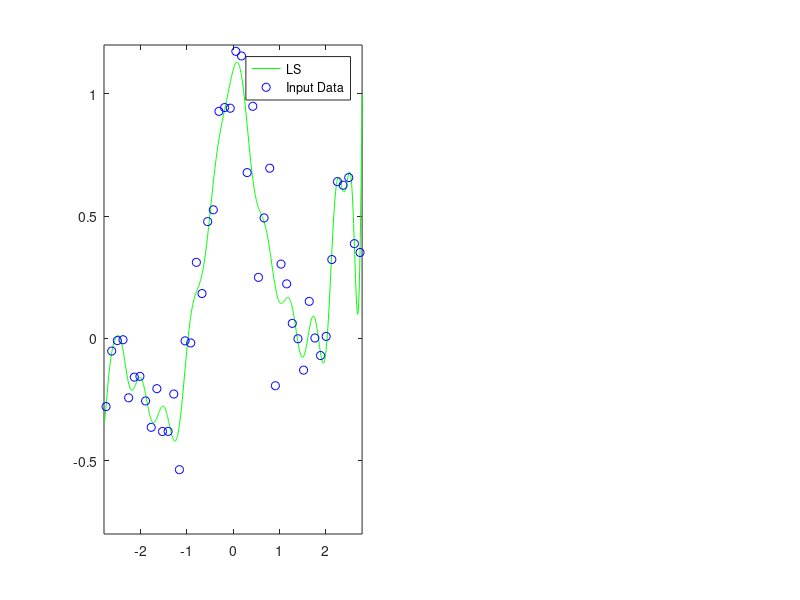

Write the MATLAB code that produced this figure. (Note: this script raises an error after producing the figure.)
% init
rand('state', 0);
randn('state', 0);

% constant
n = 50; N = 1000;
x = linspace(-3, 3, n)';
X = linspace(-3, 3, N)';
pix = pi * x;
y = sin(pix) ./ (pix) + 0.1 * x + 0.2 * randn(n, 1);

% base function
p(:, 1) = ones(n, 1);
P(:, 1) = ones(N, 1);
for jj = 1 : 15
	p(:, 2 * jj) = sin(jj / 2 * x);
	p(:, 2 * jj + 1) = cos(jj / 2 * x);
	P(:, 2 * jj) = sin(jj / 2 * X);
	P(:, 2 * jj + 1) = cos(jj / 2 * X);
end

% solve
t1 = p \ y;
F1 = P * t1;
t2 = (p * diag([ones(1, 11) zeros(1, 20)])) \ y;
F2 = P * t2;

% plot
figure('Name', 'example 4-1'); clf; hold on;

% plot figure 1
subplot(1, 2, 1);
plot(X, F1, 'g-', x, y, 'bo');
legend('LS', 'Input Data');
axis([-2.8, 2.8 -0.8 1.2]);
setFigure(gca, 'LS');

% plot figure 2
subplot(1, 2, 2);
plot(X, F2, 'r-', x, y, 'bo');
legend('Subspace-Constrained LS', 'Input Data');
axis([-2.8, 2.8 -0.8 1.2]);
setFigure(gca, 'Subspace-Constrained LS');

% save figure
saveas(gcf, 'eg4_1', 'png');